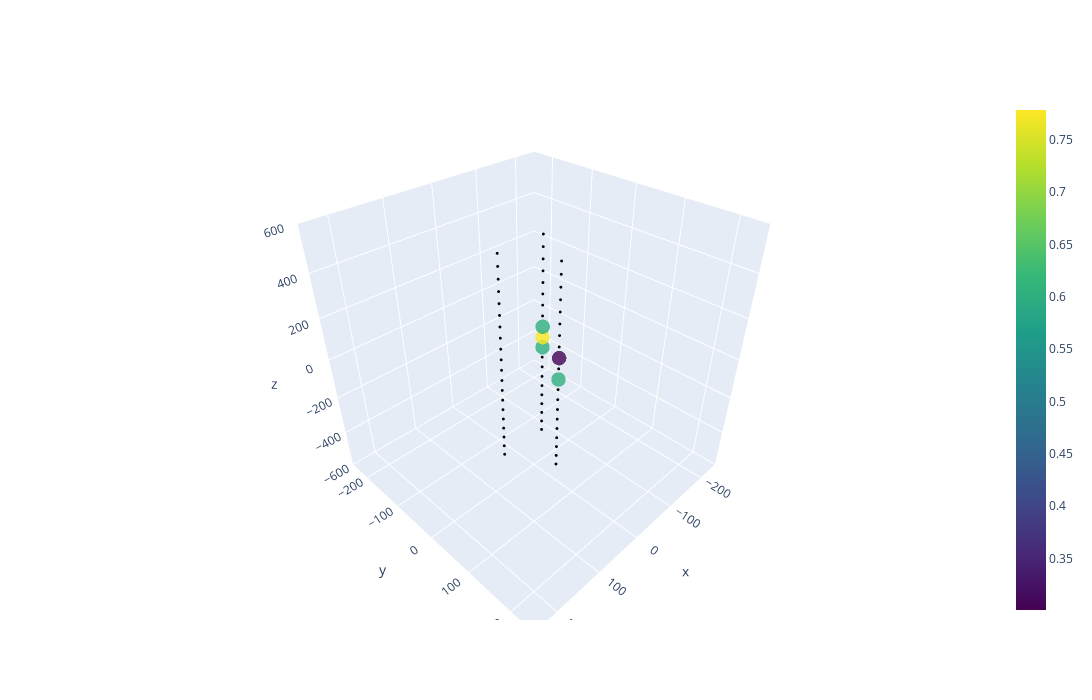

Notebook code for this chart:
### Code cell
print('Most hits')
id_event = max_event
prometheus.event_plotting(
    prometheus._det,
    hit_set[id_event][2]
)
print('Event ID')
print(id_event)
print('Hits')
print(sum([len(dom) for dom in hit_set[id_event][2]]))
print('Energy in GeV')
print(hit_set[id_event][0]['energy'])

### Figure 1 — Plotly figure (JSON) as saved in the notebook; plotly's stock layout.template omitted (floating-point values rounded to 4 significant figures)
{"data": [{"marker": {"color": [0.6021, 0.7782, 0.6021, 0.6021, 0.301], "colorscale": [[0, "#440154"], [0.1111, "#482878"], [0.2222, "#3e4989"], [0.3333, "#31688e"], [0.4444, "#26828e"], [0.5556, "#1f9e89"], [0.6667, "#35b779"], [0.7778, "#6ece58"], [0.8889, "#b5de2b"], [1, "#fde725"]], "opacity": 0.8, "showscale": true, "size": 5}, "mode": "markers", "type": "scatter3d", "x": [-50, -50, -50, 0, 0], "y": [-28.87, -28.87, -28.87, 57.74, 57.74], "z": [-26.32, 26.32, 78.95, -26.32, 78.95]}, {"marker": {"color": "black", "colorscale": [[0, "#440154"], [0.1111, "#482878"], [0.2222, "#3e4989"], [0.3333, "#31688e"], [0.4444, "#26828e"], [0.5556, "#1f9e89"], [0.6667, "#35b779"], [0.7778, "#6ece58"], [0.8889, "#b5de2b"], [1, "#fde725"]], "opacity": 1, "size": 1}, "mode": "markers", "type": "scatter3d", "x": [-50, -50, -50, -50, -50, -50, -50, -50, -50, -50, -50, -50, -50, -50, -50, -50, -50, 50, 50, 50, 50, 50, 50, 50, 50, 50, 50, 50, 50, 50, 50, 50, 50, 50, 50, 50, 50, 0, 0, 0, 0, 0, 0, 0, 0, 0, 0, 0, 0, 0, 0, 0, 0, 0, 0], "y": [-28.87, -28.87, -28.87, -28.87, -28.87, -28.87, -28.87, -28.87, -28.87, -28.87, -28.87, -28.87, -28.87, -28.87, -28.87, -28.87, -28.87, -28.87, -28.87, -28.87, -28.87, -28.87, -28.87, -28.87, -28.87, -28.87, -28.87, -28.87, -28.87, -28.87, -28.87, -28.87, -28.87, -28.87, -28.87, -28.87, -28.87, 57.74, 57.74, 57.74, 57.74, 57.74, 57.74, 57.74, 57.74, 57.74, 57.74, 57.74, 57.74, 57.74, 57.74, 57.74, 57.74, 57.74, 57.74], "z": [-500, -447.4, -394.7, -342.1, -289.5, -236.8, -184.2, -131.6, -78.95, 131.6, 184.2, 236.8, 289.5, 342.1, 394.7, 447.4, 500, -500, -447.4, -394.7, -342.1, -289.5, -236.8, -184.2, -131.6, -78.95, -26.32, 26.32, 78.95, 131.6, 184.2, 236.8, 289.5, 342.1, 394.7, 447.4, 500, -500, -447.4, -394.7, -342.1, -289.5, -236.8, -184.2, -131.6, -78.95, 26.32, 131.6, 184.2, 236.8, 289.5, 342.1, 394.7, 447.4, 500]}], "layout": {"coloraxis": {"colorbar": {"title": {"text": "log10(det. photons)"}}, "showscale": true}, "height": 700, "scene": {"xaxis": {"range": [-250, 250]}, "yaxis": {"range": [-250, 250]}, "zaxis": {"range": [-600, 600]}}, "showlegend": false, "width": 1400}}
